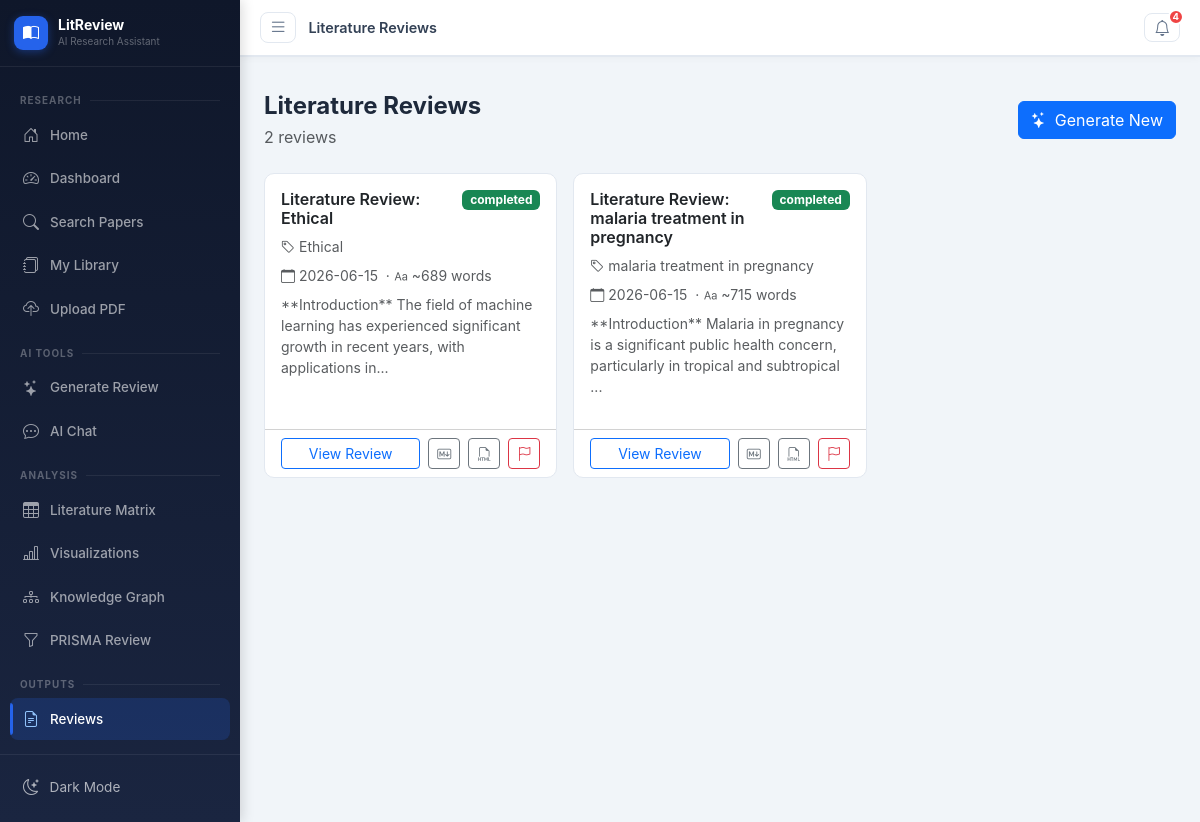
The app's page /reviews, older data.
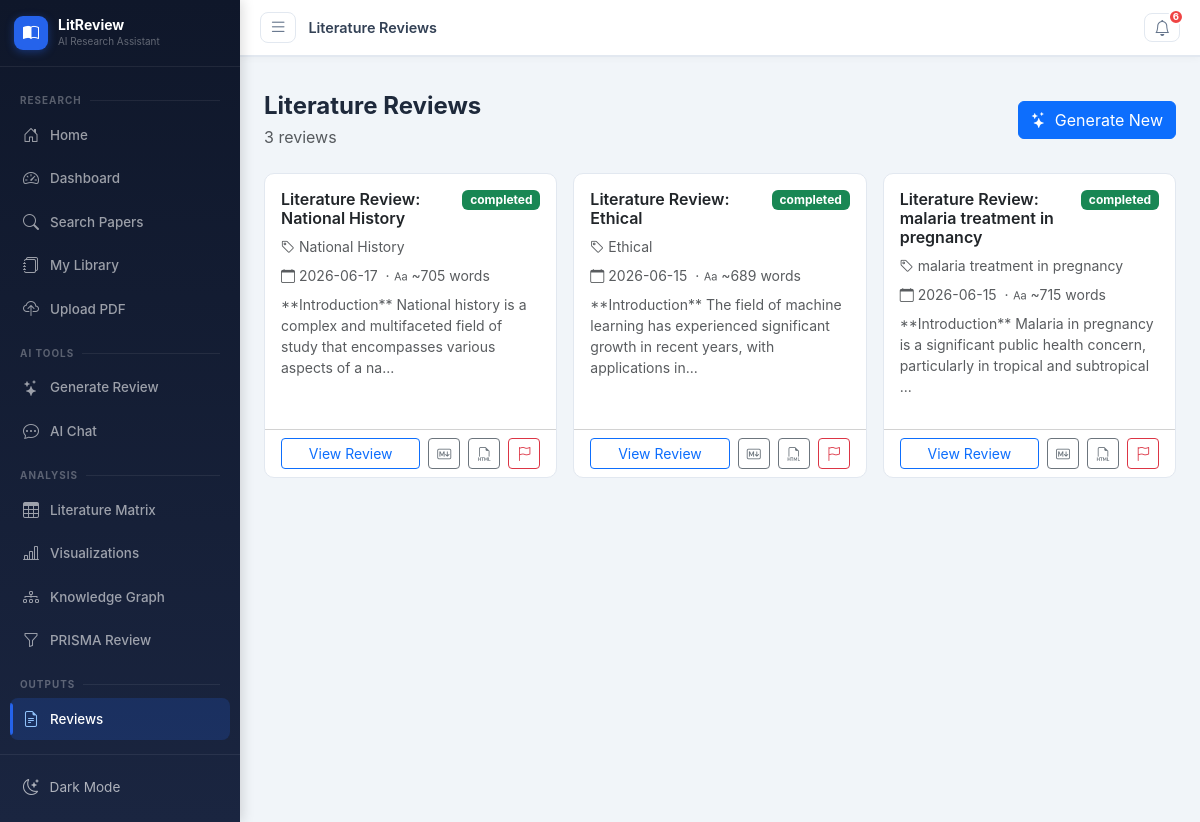
The same page, newer data.
### tables this page shows
CREATE TABLE literature_reviews (
            id INTEGER PRIMARY KEY AUTOINCREMENT,
            title TEXT NOT NULL,
            topic TEXT,
            introduction TEXT,
            thematic_analysis TEXT,
            research_gaps TEXT,
            future_directions TEXT,
            conclusion TEXT,
            paper_ids TEXT,
            status TEXT DEFAULT 'draft',
            word_count INTEGER DEFAULT 0,
            created_at TIMESTAMP DEFAULT CURRENT_TIMESTAMP,
            updated_at TIMESTAMP DEFAULT CURRENT_TIMESTAMP
        );

### blueprints/main.py (the view)
@main_bp.route('/reviews')
def reviews():
    site = get_site_settings()
    db = get_db()
    reviews_list = db.execute('SELECT * FROM literature_reviews ORDER BY created_at DESC').fetchall()
    db.close()
    return render_template('reviews.html', site=site, reviews=reviews_list, notifications=get_notifications())

### blueprints/main.py (called while the page is built)
def get_site_settings():
    db = get_db()
    rows = db.execute('SELECT key, value FROM site_settings').fetchall()
    db.close()
    return {r['key']: r['value'] for r in rows}

def get_notifications():
    db = get_db()
    rows = db.execute('SELECT * FROM notifications WHERE is_read=0 ORDER BY created_at DESC LIMIT 10').fetchall()
    db.close()
    return [dict(r) for r in rows]

### models/__init__.py (called while the page is built)
def get_db():
    conn = sqlite3.connect(Config.DATABASE_PATH)
    conn.row_factory = sqlite3.Row
    return conn

### templates/reviews.html (shortened to what this page needs)
{% extends "base.html" %}
{% block page_title %}Literature Reviews{% endblock %}
{% block content %}
<div class="d-flex justify-content-between align-items-center mb-4">
  <div>
    <h4 class="fw-bold mb-1">Literature Reviews</h4>
    <p class="text-muted mb-0">{{ reviews|length }} review{{ 's' if reviews|length != 1 }}</p>
  </div>
  <a href="/ai/generate-review" class="btn btn-primary"><i class="bi bi-stars me-2"></i>Generate New</a>
</div>
{% if reviews %}
<div class="row g-3">
  {% for review in reviews %}
  <div class="col-md-6 col-xl-4">
    <div class="card card-hover h-100">
      <div class="card-body">
        <div class="d-flex justify-content-between align-items-start mb-2">
          <h6 class="fw-semibold mb-0 flex-grow-1">{{ review.title }}</h6>
          <span class="badge bg-{{ 'success' if review.status == 'completed' else 'secondary' }} ms-2">{{ review.status }}</span>
        </div>
        {% if review.topic %}
        <p class="text-muted small mb-2"><i class="bi bi-tag me-1"></i>{{ review.topic }}</p>
        {% endif %}
        <p class="text-muted small mb-2">
          <i class="bi bi-calendar me-1"></i>{{ review.created_at[:10] }}
          {% if review.word_count %}&nbsp;&middot;&nbsp;<i class="bi bi-type me-1"></i>~{{ review.word_count }} words{% endif %}
        </p>
        {% if review.introduction %}
        <p class="text-muted small">{{ review.introduction[:120] }}...</p>
        {% endif %}
      </div>
      <div class="card-footer bg-transparent d-flex gap-2">
        <a href="/reviews/{{ review.id }}" class="btn btn-sm btn-outline-primary flex-grow-1">View Review</a>
        <a href="/export/review/{{ review.id }}/markdown" class="btn btn-sm btn-outline-secondary"><i class="bi bi-markdown"></i></a>
        <a href="/export/review/{{ review.id }}/html" class="btn btn-sm btn-outline-secondary"><i class="bi bi-filetype-html"></i></a>
        <button class="btn btn-sm btn-outline-danger report-btn" title="Report this content"
          data-type="review"
          data-id="{{ review.id }}"
          data-title="{{ review.title | e }}"
          data-snippet="{{ (review.introduction or '')[:120] | e }}">
          <i class="bi bi-flag"></i>
        </button>
      </div>
    </div>
  </div>
  {% endfor %}
</div>
{% endif %}
{% endblock %}

### templates/base.html (shortened to what this page needs)
<!DOCTYPE html>
<html lang="en">
<head>
<link href="https://cdn.jsdelivr.net/npm/bootstrap@5.3.2/dist/css/bootstrap.min.css" rel="stylesheet">
<link href="https://cdn.jsdelivr.net/npm/bootstrap-icons@1.11.3/font/bootstrap-icons.min.css" rel="stylesheet">
<link href="/static/css/style.css" rel="stylesheet">
</head>
<body>
<div id="sidebarOverlay"></div>
<div class="d-flex" id="wrapper">
  <nav id="sidebar">
    <div class="sidebar-header">
      <a href="/" class="sidebar-brand-link">
        <div class="sidebar-logo"><i class="bi bi-book-half"></i></div>
        <div class="sidebar-brand-text">
          <div class="sidebar-brand">LitReview</div>
          <div class="sidebar-tagline">AI Research Assistant</div>
        </div>
      </a>
    </div>
    <div class="sidebar-body">
      <div class="sidebar-section-label"><span>Research</span></div>
      <a href="/" class="sidebar-link {% if request.endpoint == 'main.index' %}active{% endif %}" data-tooltip="Home">
        <i class="bi bi-house-door"></i><span>Home</span>
      </a>
      <a href="/dashboard" class="sidebar-link {% if request.endpoint == 'main.dashboard' %}active{% endif %}" data-tooltip="Dashboard">
        <i class="bi bi-speedometer2"></i><span>Dashboard</span>
      </a>
      <a href="/search" class="sidebar-link {% if request.endpoint == 'main.search' %}active{% endif %}" data-tooltip="Search Papers">
        <i class="bi bi-search"></i><span>Search Papers</span>
      </a>
      <a href="/papers" class="sidebar-link {% if request.endpoint == 'main.papers' %}active{% endif %}" data-tooltip="My Library">
        <i class="bi bi-journals"></i><span>My Library</span>
      </a>
      <a href="/upload" class="sidebar-link {% if request.endpoint == 'main.upload' %}active{% endif %}" data-tooltip="Upload PDF">
        <i class="bi bi-cloud-upload"></i><span>Upload PDF</span>
      </a>
      <div class="sidebar-section-label"><span>AI Tools</span></div>
      <a href="/ai/generate-review" class="sidebar-link {% if request.endpoint == 'ai.generate_review' %}active{% endif %}" data-tooltip="Generate Review">
        <i class="bi bi-stars"></i><span>Generate Review</span>
      </a>
      <a href="/ai/chat" class="sidebar-link {% if request.endpoint == 'ai.chat' %}active{% endif %}" data-tooltip="AI Chat">
        <i class="bi bi-chat-dots"></i><span>AI Chat</span>
      </a>
      <div class="sidebar-section-label"><span>Analysis</span></div>
      <a href="/matrix" class="sidebar-link {% if request.endpoint == 'main.matrix' %}active{% endif %}" data-tooltip="Literature Matrix">
        <i class="bi bi-table"></i><span>Literature Matrix</span>
      </a>
      <a href="/visualizations" class="sidebar-link {% if request.endpoint == 'main.visualizations' %}active{% endif %}" data-tooltip="Visualizations">
        <i class="bi bi-bar-chart-line"></i><span>Visualizations</span>
      </a>
      <a href="/knowledge-graph" class="sidebar-link {% if request.endpoint == 'main.knowledge_graph' %}active{% endif %}" data-tooltip="Knowledge Graph">
        <i class="bi bi-diagram-3"></i><span>Knowledge Graph</span>
      </a>
      <a href="/prisma" class="sidebar-link {% if request.endpoint == 'main.prisma' %}active{% endif %}" data-tooltip="PRISMA Review">
        <i class="bi bi-funnel"></i><span>PRISMA Review</span>
      </a>
      <div class="sidebar-section-label"><span>Outputs</span></div>
      <a href="/reviews" class="sidebar-link {% if request.endpoint in ['main.reviews','main.review_detail'] %}active{% endif %}" data-tooltip="Reviews">
        <i class="bi bi-file-earmark-text"></i><span>Reviews</span>
      </a>
    </div>
    <div class="sidebar-footer">
      <button id="darkToggle" onclick="toggleDark()" data-tooltip="Toggle Theme">
        <i class="bi bi-moon-stars"></i>
        <span>Dark Mode</span>
      </button>
    </div>
  </nav>
  <div id="page-content-wrapper" class="flex-grow-1">
    <nav class="top-nav">
      <button id="sidebarToggle" aria-label="Toggle menu">
        <i class="bi bi-list"></i>
      </button>
      <span class="top-nav-title">{% block page_title %}{% endblock %}</span>
      <div class="ms-auto d-flex align-items-center gap-2">
        <div class="dropdown">
          <button class="top-nav-btn position-relative" data-bs-toggle="dropdown" aria-label="Notifications">
            <i class="bi bi-bell"></i>
            {% if g_notif_count > 0 %}
            <span class="notif-badge">{{ g_notif_count }}</span>
            {% endif %}
          </button>
        </div>
      </div>
    </nav>
    <div class="px-4 pt-3">
    </div>
    <div class="page-content px-4 pb-5">
      {% block content %}{% endblock %}
    </div>
  </div>
</div>
<div class="toast-container position-fixed bottom-0 end-0 p-3" id="toastContainer"></div>
</body>
</html>

Row changes from the older to the newer data that the page shows:
added literature_reviews: title "Literature Review: National History", status "completed", topic "National History", created_at "2026-06-17", word_count "705", introduction "**Introduction** National history is a complex and multifaceted field of study that encompasses various aspects of a na"
Text that changed along with them:
{{ g_notif_count }}: "4" → "6"
{{ reviews|length }}: "2" → "3"
